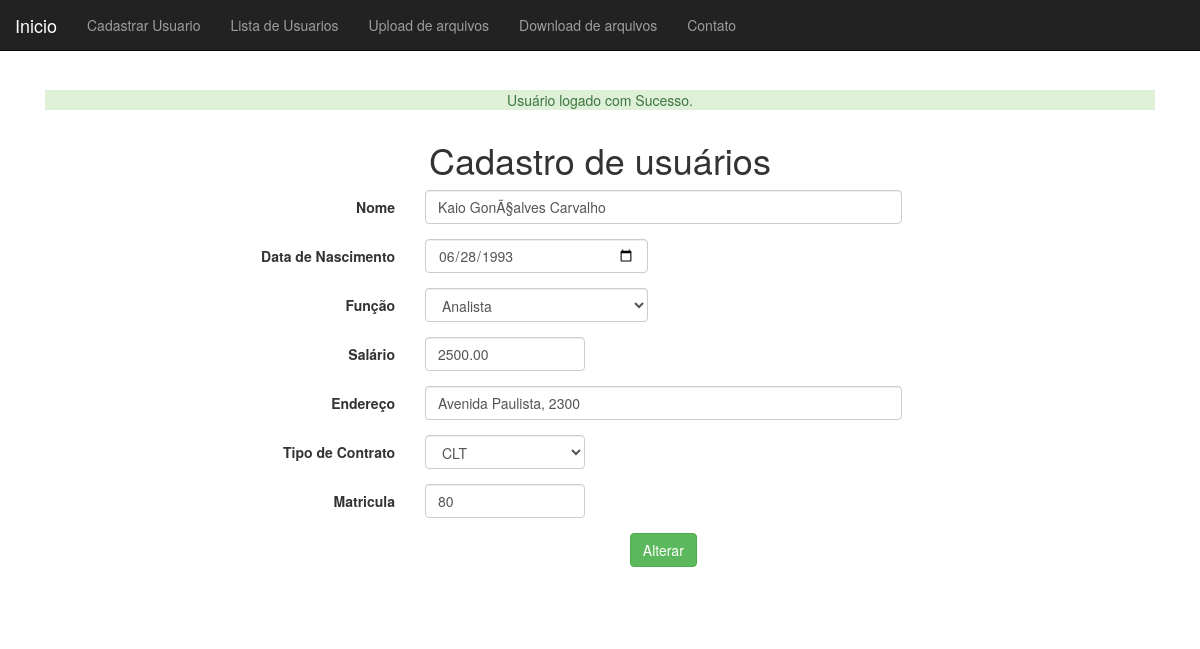
The page /usuario-altera-formulario.php?id=81 (signed in) on the database its author committed.
### tables this page shows
CREATE TABLE `listadeusuarios` (
  `id` int(11) NOT NULL,
  `nome` varchar(255) NOT NULL,
  `dtNasc` date NOT NULL,
  `endereco` varchar(255) NOT NULL,
  `job_id` int(10) UNSIGNED DEFAULT NULL,
  `salario` decimal(8,2) DEFAULT NULL,
  `matricula` varchar(255) DEFAULT NULL,
  `tipoContrato` varchar(255) DEFAULT NULL
);

### objetos/PessoaDao.php (called while the page is built, shortened)
<?php
class PessoaDao{
    private $conexao;
    function __construct($conexao)
    {
        $this->conexao = $conexao;
    }
    function buscaPessoa($id){
        $query = "select * from listaDeUsuarios where id = {$id}";
        $resultado = mysqli_query($this->conexao, $query);
        $usuarioBuscado = mysqli_fetch_assoc($resultado);
        $job = new Job();
        $job->setId($usuarioBuscado['job_id']);
        $nome = ($usuarioBuscado['nome']);
        $dtNasc = ($usuarioBuscado['dtNasc']);
        $endereco = ($usuarioBuscado['endereco']);
        $salario = ($usuarioBuscado['salario']);
        $pessoa = new Funcionario($nome, $dtNasc, $endereco, $job, $salario);
        $pessoa->setId($usuarioBuscado['id']);
        $pessoa->setTipoContrato($usuarioBuscado['tipoContrato']);
        $pessoa->setMatricula($usuarioBuscado['matricula']);
        return $pessoa;
    }
}

### objetos/pessoa.php (called while the page is built, shortened)
<?php
abstract class Pessoa{
    private $nome;
    private $dtNasc;
    private $endereco;
    private $job;
    private $salario;
    function __construct($nome, $dtNasc, $endereco, Job $job, $salario)
    {
        $this->nome = $nome;
        $this->dtNasc = $dtNasc;
        $this->endereco = $endereco;
        $this->job = $job;
        $this->salario = $salario;
    }
    public function getNome()
    {
        return $this->nome;
    }
    public function getDtNasc(){
        return $this->dtNasc;
    }
    public function getEndereco()
    {
        return $this->endereco;
    }
    public function getJob()
    {
        return $this->job;
    }
    public function getSalario()
    {
        return $this->salario;
    }
}

### banco-categoria.php (called while the page is built, shortened)
<?php
function listaJob ($conexao){
    $jobs = array();
    $query = "select * from job";
    $resultado = mysqli_query($conexao, $query);
    while ($job_array = mysqli_fetch_assoc($resultado)){
        $job = new Job();
        $job->setId($job_array['id']);
        $job->setNome($job_array['nome']);
        array_push($jobs, $job);
    }
    return $jobs;
}

### objetos/job.php (called while the page is built)
<?php
 class Job {
    private $id;
    private $nome;
    public function getId()
    {
        return $this->id;
    }
    public function setId($id)
    {
        $this->id = $id;
    }
    public function getNome()
    {
        return $this->nome;
    }
     public function setNome($nome)
     {
         $this->nome = $nome;
     }
}

### objetos/Funcionario.php (called while the page is built)
<?php
class Funcionario extends Pessoa
{
    protected $matricula;
    protected $tipoContrato;
    public  function  setMatricula($matricula)
    {
        $this->matricula = $matricula;
    }
    public  function  setTipoContrato($tipoContrato)
    {
        $this->tipoContrato = $tipoContrato;
    }
    public function getMatricula()
    {
        return $this->matricula;
    }
    public function getTipoContrato()
    {
        return $this->tipoContrato;
    }
}

### usuario-formulario-base.php (the view)
<div class="form-group">
                <label for="nome" class="col-sm-3 control-label">Nome</label>
                <div class="col-sm-8">
                    <input type="text" class="form-control" placeholder="Nome" name="nome" data-validation="required"
                           value="<?=$pessoa->getNome()?>">
                </div>
            </div>
            <div class="form-group">
                <label for="dtNasc" class="col-sm-3 control-label">Data de Nascimento</label>
                <div class="col-sm-4">
                    <input class="datepicker form-control"  type="date" name="dtNasc" data-validation="required"
                           value="<?=$pessoa->getDtNasc()?>">
                </div>
            </div>
            <div class="form-group">
                <label for="nome" class="col-sm-3 control-label">Função</label>
                <div class="col-sm-4">
                    <select class="form-control" name="job_id">
                        <?php foreach ($jobs as $job) :
                            $proficao = $pessoa->getJob()->getId() == $job->getId();
                            $selecao = $proficao ? "selected='selected'":"";
                            ?>
                            <option  value="<?=$job->getId()?>" <?=$selecao?> >
                                <?=$job->getNome()?><br/>
                            </option>
                        <?php endforeach; ?>
                    </select>
                </div>
            </div>
            <div class="form-group">
                <label for="nome" class="col-sm-3 control-label">Salário</label>
                <div class="col-sm-3">
                    <input type="number" class="form-control" placeholder="Salario" name=salario data-validation="required"
                           value="<?=$pessoa->getSalario()?>">
                </div>
            </div>
            <div class="form-group">
                <label for="nome" class="col-sm-3 control-label">Endereço</label>
                <div class="col-sm-8">
                    <input type="text" class="form-control" placeholder="Endereço" name="endereco" data-validation="required"
                           value="<?=$pessoa->getEndereco()?>">
                </div>
            </div>
            <div class="form-group">
                <label for="nome" class="col-sm-3 control-label">Tipo de Contrato</label>
                <div class="col-sm-3">
                    <select class="form-control" name="tipoContrato">
                        <?php
                        $tipos = array("Estagio","CLT");
                        foreach ($tipos as $tipo) :
                            $proficaoTipo = $pessoa->getTipoContrato() == $tipo;
                            $selecao = $proficaoTipo ? "selected='selected'":"";
                            ?>
                            <option  value="<?=$tipo?>" <?=$selecao?> >
                                <?=$tipo?><br/>
                            </option>
                        <?php endforeach; ?>
                    </select>
                </div>
            </div>
            <div class="form-group">
                <label for="nome" class="col-sm-3 control-label">Matricula</label>
                <div class="col-sm-3">
                    <input type="number" class="form-control" placeholder="Matricula" name=matricula data-validation="required"
                           value="<?=$pessoa->getMatricula()?>">
                </div>
            </div>

### css/cadastro.css (style rules this page uses)
body { padding-top: 50px; }

### rows shown on the page
listadeusuarios: nome "Kaio GonÃ§alves Carvalho", dtNasc "06/28/1993", salario "2500.00", endereco "Avenida Paulista, 2300", matricula "80"

### other values the page prints
$_SESSION[$tipo] "Usuário logado com Sucesso."
form field job_id "Analista"
form field tipoContrato "CLT"
